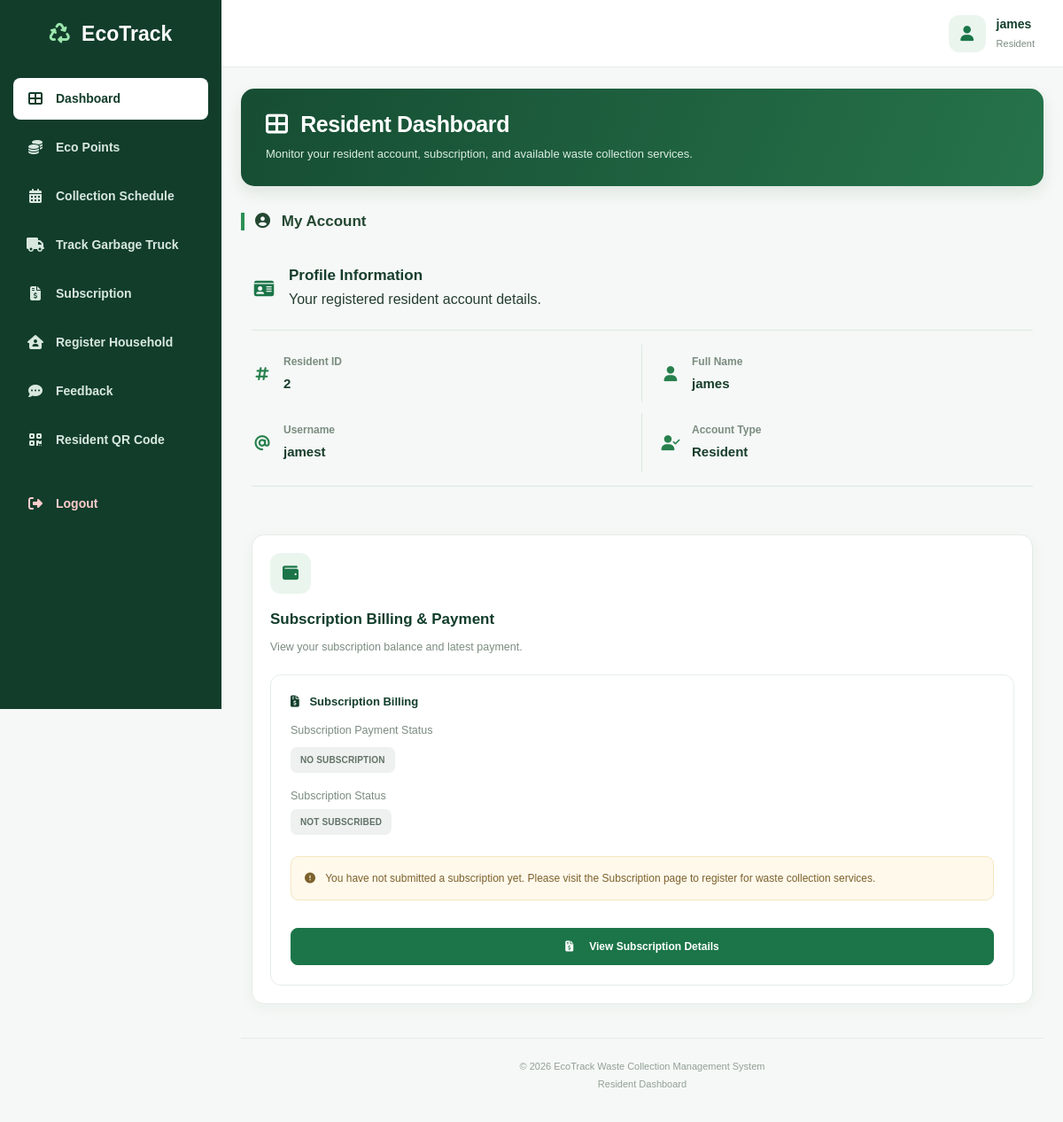
/wastesystem_/residents/dashboard.php (signed in), run on the app's committed database.
### tables this page shows
CREATE TABLE `users` (
  `id` int(11) NOT NULL,
  `fullname` varchar(255) NOT NULL,
  `users` varchar(255) NOT NULL,
  `password` varchar(255) NOT NULL,
  `role` varchar(11) NOT NULL,
  `email` varchar(255) DEFAULT NULL,
  `email_verified` tinyint(1) NOT NULL DEFAULT 0,
  `email_verified_at` datetime DEFAULT NULL,
  `address` varchar(500) NOT NULL
);

### wastesystem_/residents/dashboard.php (the view, shortened to what this page needs)
<?php
require_once "../config/database.php";
$conn->set_charset("utf8mb4");
$user_id = (int) $_SESSION["user_id"];
$stmt = $conn->prepare("
    SELECT id, fullname, users, role
    FROM users
    WHERE id = ?
    AND role = 'residents'
    LIMIT 1
");
$stmt->bind_param("i", $user_id);
$stmt->execute();
$user = $stmt->get_result()->fetch_assoc();
$subscription_sql = $conn->prepare("
    SELECT *
    FROM subscriptions
    WHERE user_id = ?
    ORDER BY id DESC
    LIMIT 1
");
$subscription_sql->bind_param("i", $user_id);
$subscription_sql->execute();
$subscription = $subscription_sql->get_result()->fetch_assoc();
function e($value)
{
    return htmlspecialchars(
        (string) $value,
        ENT_QUOTES,
        "UTF-8"
    );
}
?>
<!DOCTYPE html>
<html lang="en">
<head>
    <link rel="stylesheet" href="../assets/vendor/bootstrap/css/bootstrap.min.css">
    <link rel="stylesheet" href="../assets/css/style.css">
    <link rel="stylesheet"
        href="https://cdnjs.cloudflare.com/ajax/libs/font-awesome/6.5.0/css/all.min.css">
</head>
<body>
    <aside class="sidebar">
        <div class="sidebar-logo">
            <h3>
                <i class="fas fa-recycle"></i>
                EcoTrack
            </h3>
        </div>
        <ul class="sidebar-menu">
            <li>
                <a href="dashboard.php" class="active">
                    <i class="fas fa-th-large"></i>
                    <span>Dashboard</span>
                </a>
            </li>
            <li>
                <a href="eco_points.php">
                    <i class="fas fa-coins"></i>
                    <span>Eco Points</span>
                </a>
            </li>
            <li>
                <a href="collection_schedule.php">
                    <i class="fas fa-calendar-alt"></i>
                    <span>Collection Schedule</span>
                </a>
            </li>
            <li>
                <a href="track_truck.php">
                    <i class="fas fa-truck"></i>
                    <span>Track Garbage Truck</span>
                </a>
            </li>
            <li>
                <a href="subscription.php">
                    <i class="fas fa-file-invoice-dollar"></i>
                    <span>Subscription</span>
                </a>
            </li>
            <li>
                <a href="register_household.php">
                    <i class="fas fa-house-user"></i>
                    <span>Register Household</span>
                </a>
            </li>
            <li>
                <a href="feedback.php">
                    <i class="fas fa-comment-dots"></i>
                    <span>Feedback</span>
                </a>
            </li>
            <li>
                <a href="qrcode.php">
                    <i class="fas fa-qrcode"></i>
                    <span>Resident QR Code</span>
                </a>
            </li>
            <li>
                <a href="../logout.php" class="logout-link">
                    <i class="fas fa-sign-out-alt"></i>
                    <span>Logout</span>
                </a>
            </li>
        </ul>
    </aside>
    <div class="main-content">
        <div class="topbar">
            <div class="resident-profile">
                <div class="profile-icon">
                    <i class="fas fa-user"></i>
                </div>
                <div>
                    <div class="profile-name">
                        <?= e($user["fullname"]); ?>
                    </div>
                    <span class="profile-role">
                        Resident
                    </span>
                </div>
            </div>
        </div>
        <main class="content">
            <div class="page-heading">
                <h2>
                    <i class="fas fa-th-large me-2"></i>
                    Resident Dashboard
                </h2>
                <p>
                    Monitor your resident account, subscription,
                    and available waste collection services.
                </p>
            </div>
            <h6 class="section-title">
                <i class="fas fa-user-circle me-2"></i>
                My Account
            </h6>
            <div class="row g-4 mb-4">
                <div class="col-12">
                    <section class="profile-information-card">
                        <div class="profile-card-heading">
                            <div class="dashboard-icon">
                                <i class="fas fa-id-card"></i>
                            </div>
                            <div>
                                <h5>Profile Information</h5>
                                <p class="mb-0">
                                    Your registered resident account details.
                                </p>
                            </div>
                        </div>
                        <div class="profile-details-grid">
                            <div class="profile-detail-item">
                                <div class="profile-detail-icon">
                                    <i class="fas fa-hashtag"></i>
                                </div>
                                <div class="profile-detail-content">
                                    <span class="profile-detail-label">Resident ID</span>
                                    <strong><?= e($user["id"]); ?></strong>
                                </div>
                            </div>
                            <div class="profile-detail-item">
                                <div class="profile-detail-icon">
                                    <i class="fas fa-user"></i>
                                </div>
                                <div class="profile-detail-content">
                                    <span class="profile-detail-label">Full Name</span>
                                    <strong><?= e($user["fullname"]); ?></strong>
                                </div>
                            </div>
                            <div class="profile-detail-item">
                                <div class="profile-detail-icon">
                                    <i class="fas fa-at"></i>
                                </div>
                                <div class="profile-detail-content">
                                    <span class="profile-detail-label">Username</span>
                                    <strong><?= e($user["users"]); ?></strong>
                                </div>
                            </div>
                            <div class="profile-detail-item">
                                <div class="profile-detail-icon">
                                    <i class="fas fa-user-check"></i>
                                </div>
                                <div class="profile-detail-content">
                                    <span class="profile-detail-label">Account Type</span>
                                    <strong>Resident</strong>
                                </div>
                            </div>
                        </div>
                    </section>
                </div>
                <div class="col-12">
                    <div class="dashboard-card billing-card">
                        <div class="dashboard-icon">
                            <i class="fas fa-wallet"></i>
                        </div>
                        <h5>Subscription Billing & Payment</h5>
                        <p>
                            View your subscription balance
                            and latest payment.
                        </p>
                        <div class="billing-columns">
                            <section class="billing-panel">
                                <h6 class="payment-section-title">
                                    <i class="fas fa-file-invoice-dollar me-2"></i>
                                    Subscription Billing
                                </h6>
                                <?php if (!$subscription): ?>
                                    <p class="mb-2">Subscription Payment Status</p>
                                    <span class="payment-status status-default">
                                        NO SUBSCRIPTION
                                    </span>
                                    <p class="mt-3 mb-1">Subscription Status</p>
                                    <span class="status-badge status-default">
                                        NOT SUBSCRIBED
                                    </span>
                                    <div class="warning-box mt-4">
                                        <i class="fas fa-exclamation-circle me-2"></i>
                                        You have not submitted a subscription yet.
                                        Please visit the Subscription page to register
                                        for waste collection services.
                                    </div>
                                <?php endif; ?>
                                <a href="subscription.php"
                                    class="btn btn-ecotrack w-100 mt-3">
                                    <i class="fas fa-file-invoice-dollar me-2"></i>
                                    View Subscription Details
                                </a>
                            </section>
                        </div>
                    </div>
                </div>
            </div>
            <div class="dashboard-footer">
                © <?= date("Y"); ?> EcoTrack Waste Collection Management System
                <br>
                Resident Dashboard
            </div>
        </main>
    </div>
</body>
</html>

### wastesystem_/style.css (style rules this page uses)
* { margin: 0; padding: 0; box-sizing: border-box; }
html { min-height: 100%; }
body { font-family: 'Inter', sans-serif; background: #ffffff; color: #123c2b; min-height: 100vh; overflow-x: hidden; }
.row { display: flex; align-items: center; justify-content: space-between; gap: 10px; margin: -3px 0 25px; }
html { scroll-behavior: smooth; }
body { font-family: 'Inter', sans-serif; color: #123f2a; background: #ffffff; overflow-x: hidden; }
a { text-decoration: none; color: inherit; }
.btn { display: inline-flex; align-items: center; justify-content: center; gap: 10px; border-radius: 9px; font-size: 12px; font-weight: 700; transition: all 0.25s ease; }

### data on the page
users: fullname "james", id "2", users "jamest"
